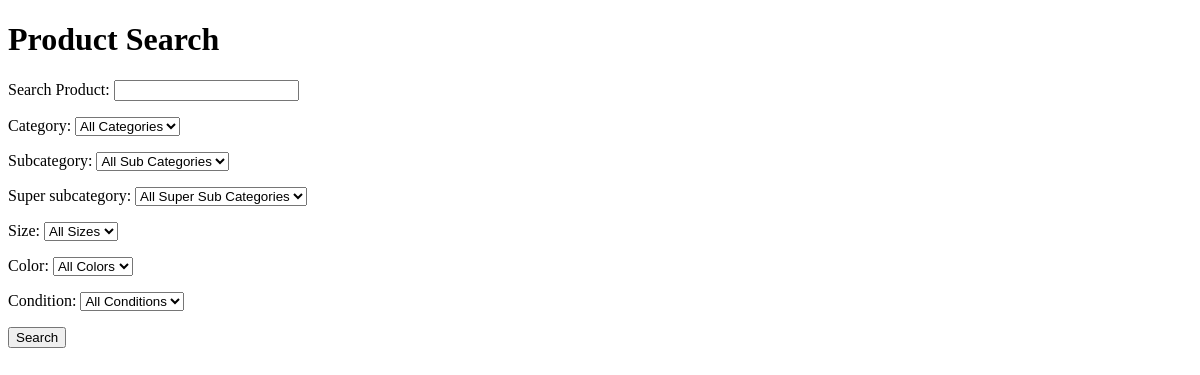
The app's page /search/, older data.
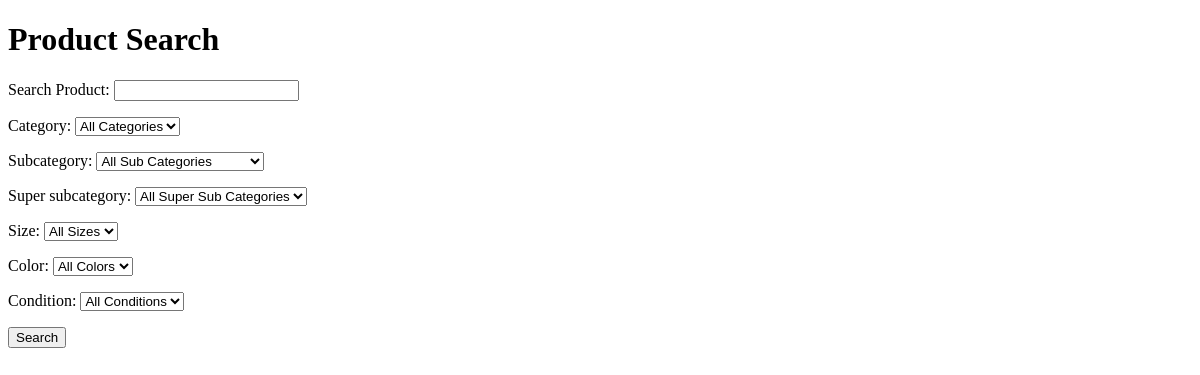
The same page, newer data.
### letsShop_App/models.py (models this page shows)
class SubCategory(models.Model):
    title   = models.CharField(max_length=50)
    category= models.ForeignKey(Category, on_delete=models.CASCADE)
    def __str__(self):
        return str(f'{self.title} >> {self.category}')

### letsShop_App/views.py (the view)
# urls.py: path('search/', search, name='search'),
def search(request):
    try:
        form            = ProductSearchForm(request.GET)
        products        = Product.objects.all()
        if form.is_valid():
            query             = form.cleaned_data.get('query')
            category          = form.cleaned_data.get('category')
            subcategory       = form.cleaned_data.get('subcategory')
            super_subcategory = form.cleaned_data.get('super_subcategory')
            size              = form.cleaned_data.get('size')
            color             = form.cleaned_data.get('color')
            condition         = form.cleaned_data.get('condition')
            if query:
                product = products.objects.filter(Q(title__icontains=query))
            if category:
                product = products.filter(category=category)
            if subcategory:
                product = products.filter(subcategory=subcategory)
            if super_subcategory:
                product = products.filter(super_subcategory=super_subcategory)
            if size:
                product = products.filter(size=size)
            if color:
                product = products.filter(color=color)
            if condition:
                product = products.filter(condition=condition)
    except Exception as e:
        messages.error(request, 'Product Not Available')
    return render(request, 'search/product/product_search.html', locals())

### letsShop_App/forms.py
class ProductSearchForm(forms.Form):
    query            = forms.CharField(label='Search Product', max_length=100, required=False)
    category         = forms.ModelChoiceField(queryset=Category.objects.all(), empty_label='All Categories', required=False)
    subcategory      = forms.ModelChoiceField(queryset=SubCategory.objects.all(), empty_label='All Sub Categories', required=False)
    super_subcategory= forms.ModelChoiceField(queryset=Super_SubCategory.objects.all(), empty_label='All Super Sub Categories', required=False)
    size             = forms.ModelChoiceField(queryset=Size.objects.all(), empty_label='All Sizes', required=False)
    color            = forms.ModelChoiceField(queryset=Color.objects.all(), empty_label='All Colors', required=False)
    condition        = forms.ModelChoiceField(queryset=Condition.objects.all(), empty_label='All Conditions', required=False)

### letsShop_App/context_processors.py (called while the page is built)
def cat_context(request):
    cat = Category.objects.prefetch_related('subcategory_set__super_subcategory_set').all()
    return {'cat_menu': cat}

### letsShop_App/models.py (called while the page is built)
    def __str__(self):
        return str(self.title)

### template/search/product/product_search.html (shortened to what this page needs)
<!DOCTYPE html>
<html lang="en">
<head>
</head>
<body>
    <h1>Product Search</h1>
    <form method="GET" action="">
        {{ form.as_p }} {% comment %}Here 'as_p' means "Preview" {% endcomment %}
        <button type="submit">Search</button>
    </form>
</body>
</html>

Row changes from the older to the newer data that the page shows:
added SubCategory: category "All Categories"
Text that changed along with them:
form field category: "All Categories" → (not shown)
